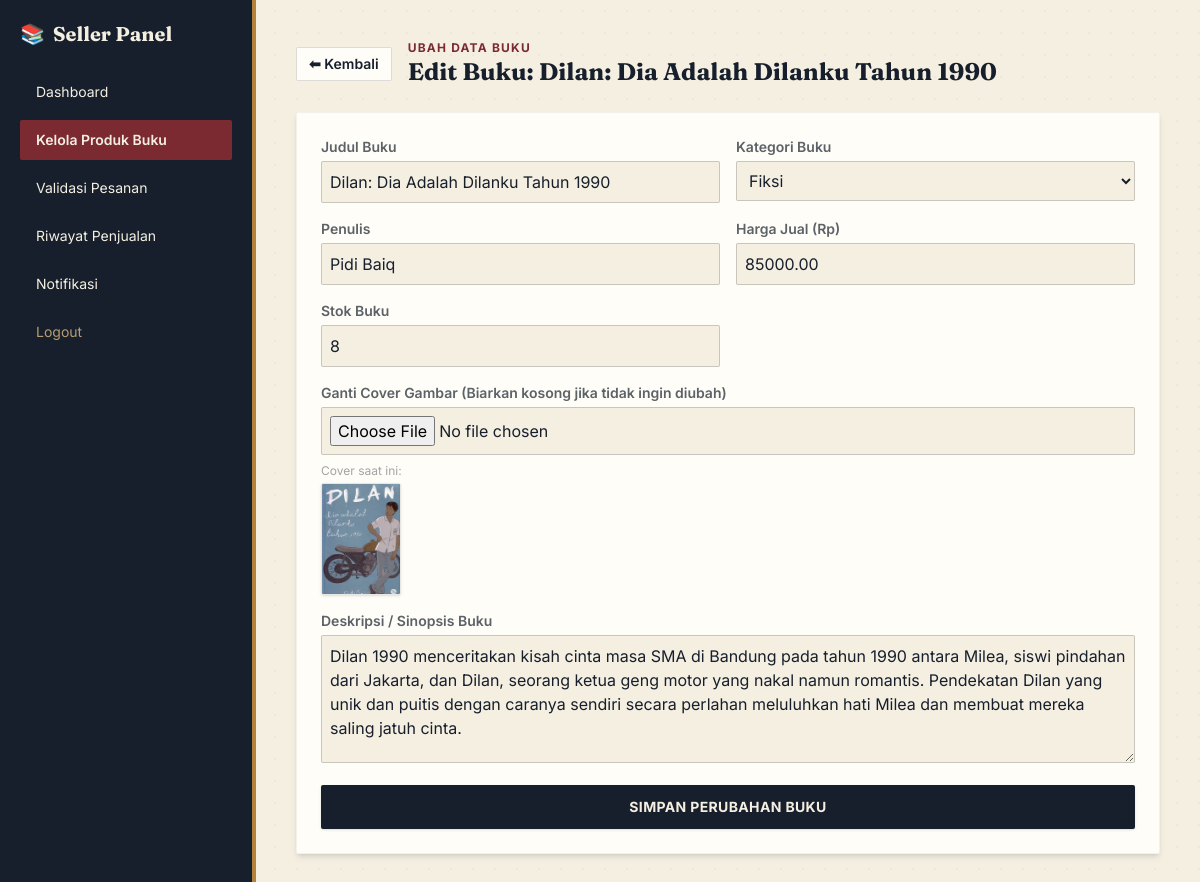
Page /seller/edit_product.php?id=4 (signed in) on the committed database.
### tables this page shows
CREATE TABLE `products` (
  `id` int(11) NOT NULL,
  `seller_id` int(11) NOT NULL,
  `name` varchar(255) NOT NULL,
  `description` text DEFAULT NULL,
  `price` decimal(10,2) NOT NULL,
  `stock` int(11) NOT NULL,
  `category_id` int(11) NOT NULL,
  `author` varchar(100) DEFAULT NULL,
  `image` varchar(255) DEFAULT NULL
);

CREATE TABLE `categories` (
  `id` int(11) NOT NULL,
  `name` varchar(100) NOT NULL,
  `description` text DEFAULT NULL
);

### seller/edit_product.php (the view, shortened to what this page needs)
<?php
include '../config/database.php';
$seller_id = $_SESSION['user_id'];
$product_id = mysqli_real_escape_string($db, $_GET['id']);
$query_product = mysqli_query($db, "SELECT * FROM products WHERE id = '$product_id' AND seller_id = '$seller_id'");
$product = mysqli_fetch_assoc($query_product);
$categories_data = mysqli_query($db, "SELECT * FROM categories");
?>
<!DOCTYPE html>
<html lang="id">
<head>
    <script src="https://cdn.tailwindcss.com"></script>
</head>
<body class="bg-paper flex min-h-screen font-sans text-ink">
    <div class="bg-ink text-paper w-64 min-h-screen p-5 space-y-6 shrink-0 border-r-4 border-brass">
        <h2 class="text-xl font-serif font-bold flex items-center gap-2"><span class="text-brass-light">📚</span> Seller Panel</h2>
        <nav class="space-y-2 flex flex-col text-sm">
            <a href="index.php" class="hover:bg-ink-light px-4 py-2.5 rounded-sm transition">Dashboard</a>
            <a href="manage_products.php" class="bg-maroon px-4 py-2.5 rounded-sm font-semibold">Kelola Produk Buku</a>
            <a href="validasi_penjual.php" class="hover:bg-ink-light px-4 py-2.5 rounded-sm transition">Validasi Pesanan</a>
            <a href="sales_history.php" class="hover:bg-ink-light px-4 py-2.5 rounded-sm transition">Riwayat Penjualan</a>
            <a href="read_notification.php" class="hover:bg-ink-light px-4 py-2.5 rounded-sm transition">Notifikasi</a>
            <a href="../auth/logout.php" class="text-brass-light/80 hover:bg-ink-light px-4 py-2.5 rounded-sm mt-10 transition">Logout</a>
        </nav>
    </div>
    <div class="flex-1 p-10">
        <div class="flex items-center gap-4 mb-6">
            <a href="manage_products.php" class="bg-card border border-ink/15 text-ink px-3 py-1.5 rounded-sm hover:bg-ink hover:text-paper font-semibold text-sm transition">⬅ Kembali</a>
            <div>
                <p class="text-xs font-bold uppercase tracking-widest text-maroon">Ubah Data Buku</p>
                <h1 class="text-2xl font-serif font-bold text-ink">Edit Buku: <?= htmlspecialchars($product['name']); ?></h1>
            </div>
        </div>
        <div class="bg-card p-6 rounded-sm shadow-md border border-ink/5">
            <form action="" method="POST" enctype="multipart/form-data" class="grid grid-cols-1 md:grid-cols-2 gap-4">
                <div>
                    <label class="block text-ink/70 font-semibold text-sm">Judul Buku</label>
                    <input type="text" name="name" value="<?= htmlspecialchars($product['name']); ?>" required class="w-full border border-ink/20 p-2 rounded-sm mt-1 bg-paper focus:outline-none focus:border-maroon">
                </div>
                <div>
                    <label class="block text-ink/70 font-semibold text-sm">Kategori Buku</label>
                    <select name="category_id" required class="w-full border border-ink/20 p-2 rounded-sm mt-1 bg-paper focus:outline-none focus:border-maroon">
                        <?php while($cat = mysqli_fetch_assoc($categories_data)) : ?>
                            <option value="<?= $cat['id']; ?>" <?= ($cat['id'] == $product['category_id']) ? 'selected' : ''; ?>>
                                <?= htmlspecialchars($cat['name']); ?>
                            </option>
                        <?php endwhile; ?>
                    </select>
                </div>
                <div>
                    <label class="block text-ink/70 font-semibold text-sm">Penulis</label>
                    <input type="text" name="author" value="<?= htmlspecialchars($product['author'] ?? ''); ?>" class="w-full border border-ink/20 p-2 rounded-sm mt-1 bg-paper focus:outline-none focus:border-maroon">
                </div>
                <div>
                    <label class="block text-ink/70 font-semibold text-sm">Harga Jual (Rp)</label>
                    <input type="number" name="price" value="<?= $product['price']; ?>" required class="w-full border border-ink/20 p-2 rounded-sm mt-1 bg-paper focus:outline-none focus:border-maroon">
                </div>
                <div>
                    <label class="block text-ink/70 font-semibold text-sm">Stok Buku</label>
                    <input type="number" name="stock" value="<?= $product['stock']; ?>" required class="w-full border border-ink/20 p-2 rounded-sm mt-1 bg-paper focus:outline-none focus:border-maroon">
                </div>
                <div class="md:col-span-2">
                    <label class="block text-ink/70 font-semibold text-sm">Ganti Cover Gambar (Biarkan kosong jika tidak ingin diubah)</label>
                    <input type="file" name="image" class="w-full border border-ink/20 p-2 rounded-sm mt-1 mb-2 bg-paper">
                    <p class="text-xs text-ink/40">Cover saat ini:</p>
                    <img src="../assets/uploads/<?= $product['image']; ?>" class="w-20 h-28 object-cover object-top rounded-sm shadow border border-ink/10 mt-1">
                </div>
                <div class="md:col-span-2">
                    <label class="block text-ink/70 font-semibold text-sm">Deskripsi / Sinopsis Buku</label>
                    <textarea name="description" required class="w-full border border-ink/20 p-2 rounded-sm mt-1 h-32 bg-paper focus:outline-none focus:border-maroon"><?= htmlspecialchars($product['description']); ?></textarea>
                </div>
                <button type="submit" name="update_buku" class="bg-ink text-paper font-bold py-3 px-4 rounded-sm hover:bg-maroon md:col-span-2 transition shadow uppercase tracking-wide text-sm">Simpan Perubahan Buku</button>
            </form>
        </div>
    </div>
</body>
</html>

### seller/edit_product.php (style rules this page uses)
body { background-color: #F5EFE2; background-image: radial-gradient(#00000008 1px, transparent 1px); background-size: 22px 22px; }

### rows in the picture
products: name "Dilan: Dia Adalah Dilanku Tahun 1990", category_id "Fiksi", author "Pidi Baiq", price "85000.00", stock "8", image (picture), description "Dilan 1990 menceritakan kisah cinta masa SMA di Bandung pada tahun 1990 antara Milea, siswi pindahan dari Jakarta, dan Dilan, seorang ketua geng motor yang nakal namun romantis. Pendekatan Dilan yang unik dan puitis dengan caranya sendiri secara perlahan meluluhkan hati Milea dan membuat mereka saling jatuh cinta."
